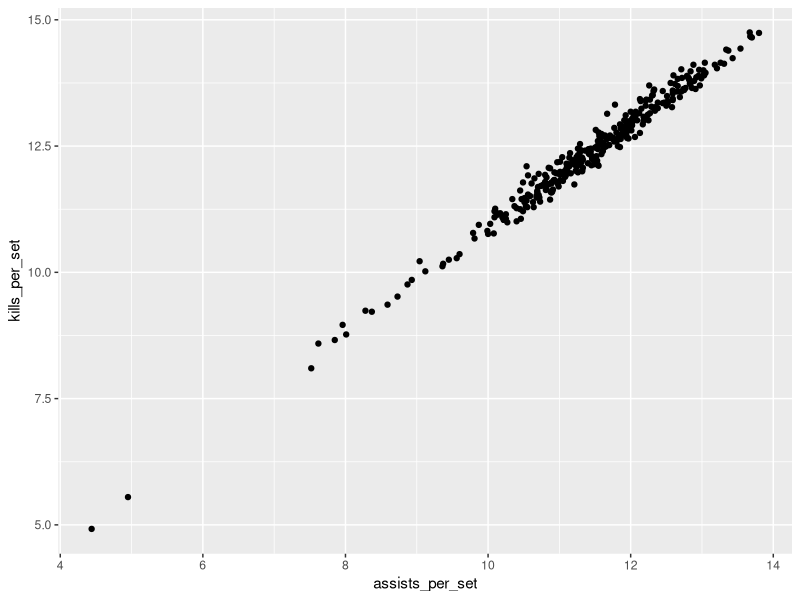

Recreate this plot in R.
## ---- chunk 1
knitr::opts_chunk$set(echo = TRUE)

library(tidyverse)
library(car)
## ---- chunk 2
vb <- read_csv("data/volleyball_2022_23.csv")
## ---- chunk 3
cor(vb$kills_per_set, vb$win_loss_pctg)
cor(vb$assists_per_set, vb$win_loss_pctg)
## ---- chunk 4
mod1 <-  lm(win_loss_pctg ~ kills_per_set, data = vb)
summary(mod1)
## ---- chunk 5
mod2 <-  lm(win_loss_pctg ~ assists_per_set, data = vb)
summary(mod2)
## ---- chunk 6
mod3 <-  lm(win_loss_pctg ~ kills_per_set + assists_per_set, data = vb)
summary(mod3)
## ---- chunk 7
ggplot(data = vb,
        aes(x = assists_per_set, y = kills_per_set))+
  geom_point()
## ---- chunk 8
cor(vb$assists_per_set, vb$kills_per_set)
